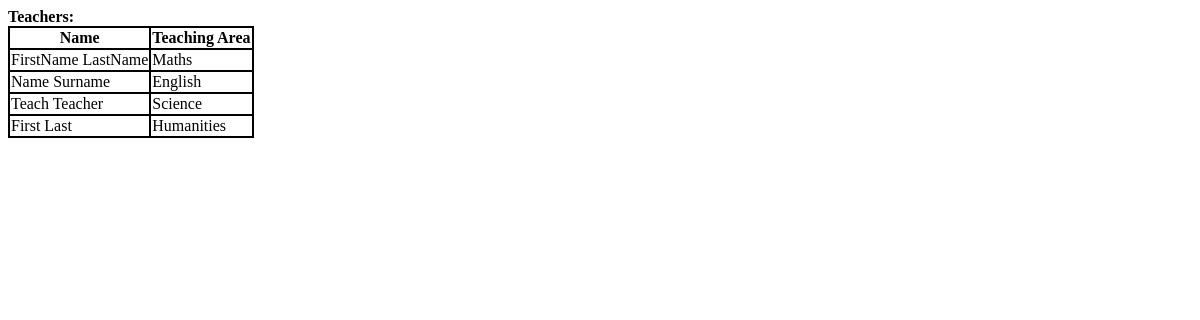
Before: /teachers/ with the older database file.
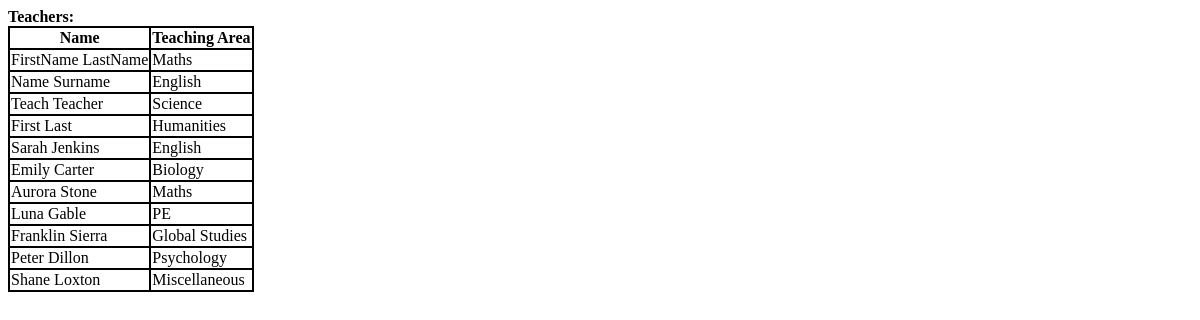
After: the same page with the newer database file.
### MyApp1/models.py (models this page shows)
class teacher(models.Model):
    Name = models.CharField(max_length=30)
    Area = models.CharField(max_length=30)

### MyApp1/views.py (the view)
# urls.py: path('teachers/', MyApp1.views.teachers, name='teachers'),
def teachers(request):
    teach = teacher.objects.all()
    return render(
        request,"MyApp1/teachers.html", {'content': teach}
        )

### MyApp1/templates/MyApp1/teachers.html (shortened to what this page needs)
<html>
<head>
</head>
<body>
    <strong>
        Teachers:
    </strong>
    {% if content %}
    <table>
        <tr>
            <th>Name</th>
            <th>Teaching Area</th>
        </tr>
        {% for teach in content %}
        <tr>
            <td>{{teach.Name}}</td>
            <td>{{teach.Area}}</td>
        </tr>
        {% endfor %}
    </table>
    {% else %}
    <strong>No data!</strong>
    {% endif %}
</body>
</html>

### MyApp1/templates/MyApp1/teachers.html (style rules this page uses)
table, th, td { border: 2px solid black; border-collapse: collapse; }

Changed rows visible on the page:
added teacher: Name "Sarah Jenkins", Area "English"
added teacher: Name "Emily Carter", Area "Biology"
added teacher: Name "Aurora Stone", Area "Maths"
added teacher: Name "Luna Gable", Area "PE"
added teacher: Name "Franklin Sierra", Area "Global Studies"
added teacher: Name "Peter Dillon", Area "Psychology"
added teacher: Name "Shane Loxton", Area "Miscellaneous"
